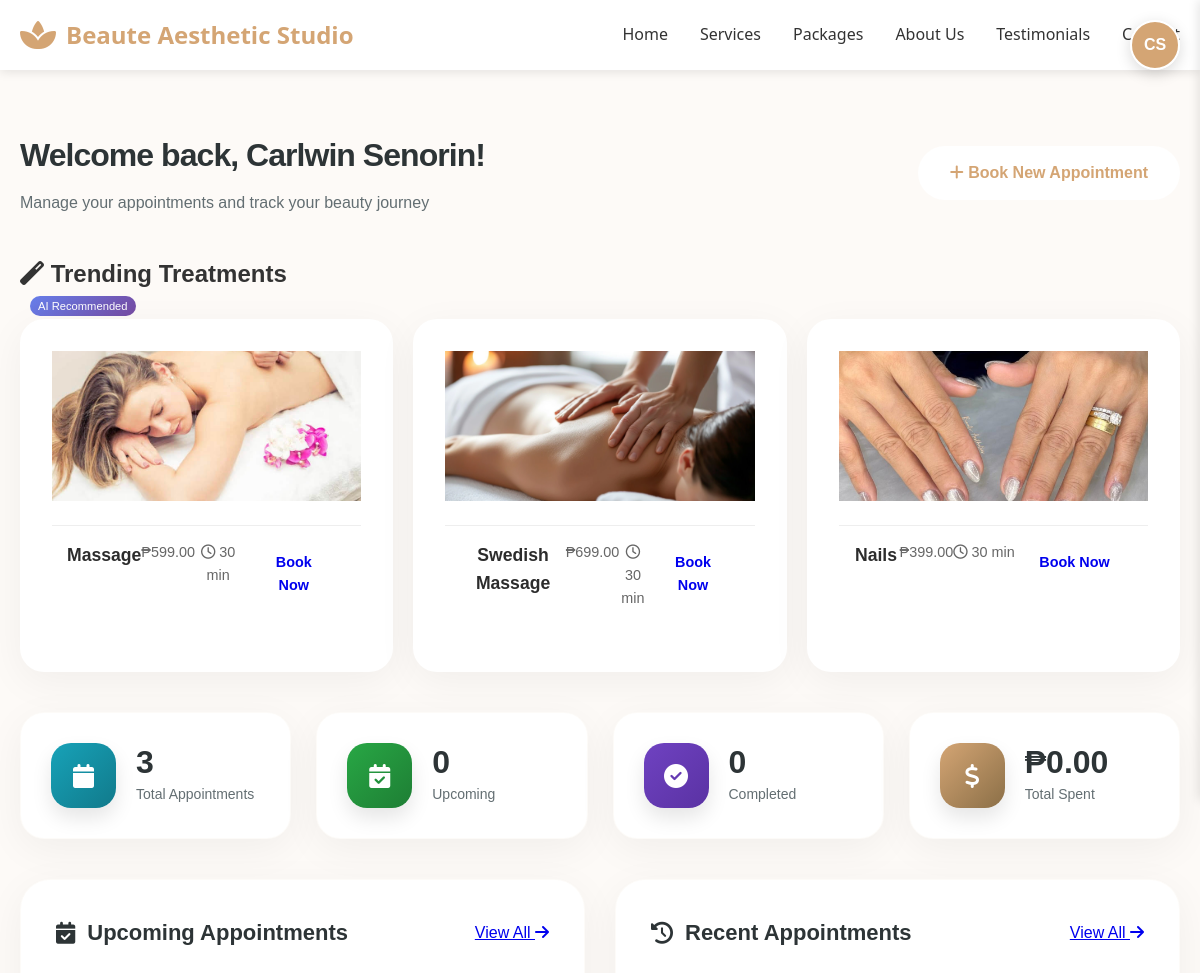
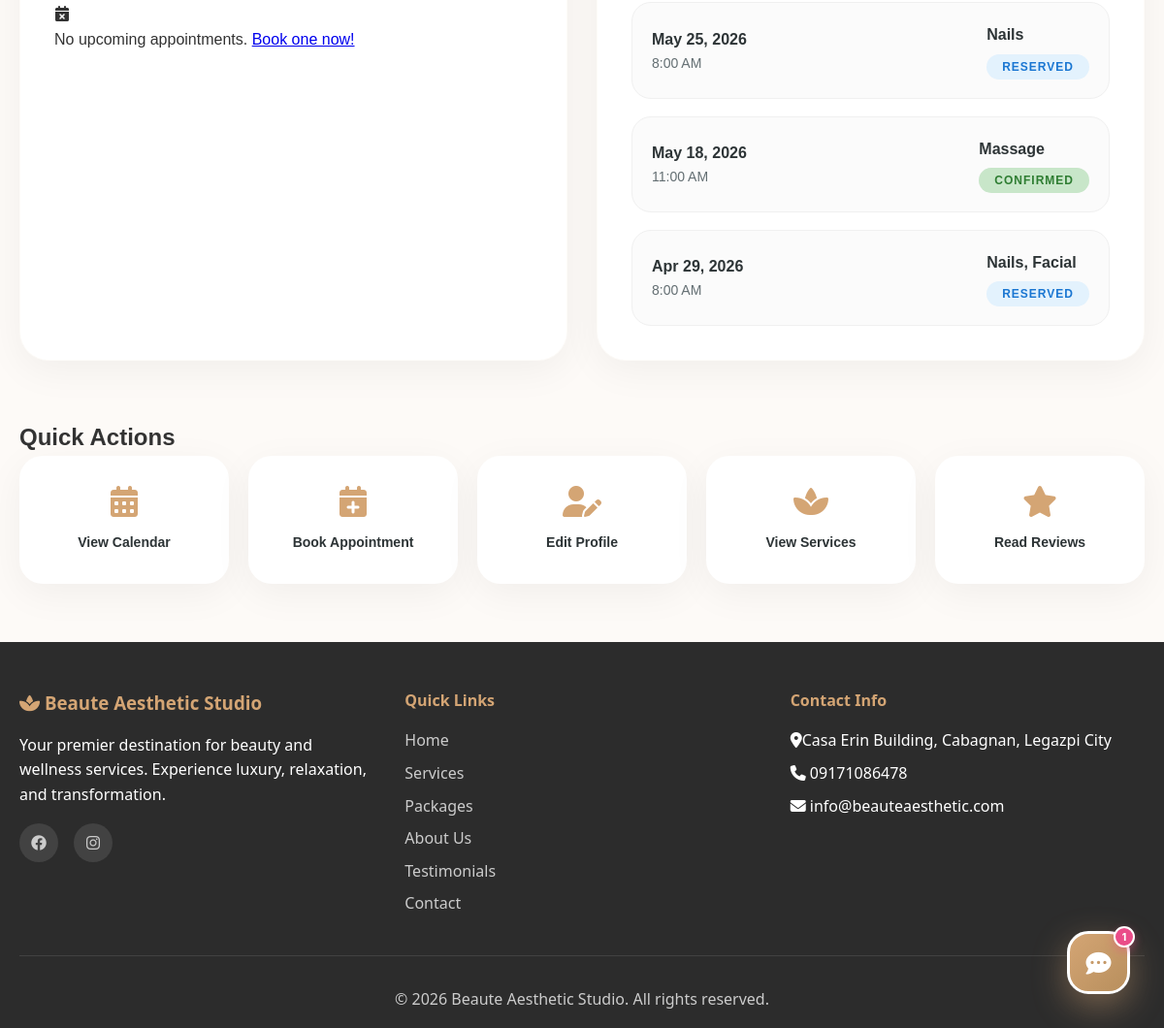
The page /dashboard.php (signed in) on the database its author committed (2 pictures, top to bottom).
### tables this page shows
CREATE TABLE `services` (
  `id` int(11) NOT NULL,
  `name` varchar(255) NOT NULL,
  `category` enum('nails','eyebrows','lashes','wax','massages','facial','skin_slimming') NOT NULL,
  `description` text DEFAULT NULL,
  `duration` int(11) NOT NULL COMMENT 'Duration in minutes',
  `base_price` decimal(10,2) NOT NULL,
  `image_url` varchar(500) DEFAULT NULL,
  `status` enum('active','inactive') DEFAULT 'active',
  `created_at` timestamp NOT NULL DEFAULT current_timestamp(),
  `updated_at` timestamp NOT NULL DEFAULT current_timestamp() ON UPDATE current_timestamp()
);

CREATE TABLE `appointments` (
  `id` int(11) NOT NULL,
  `user_id` int(11) NOT NULL,
  `staff_id` int(11) DEFAULT NULL,
  `appointment_date` date NOT NULL,
  `appointment_time` time NOT NULL,
  `checked_in_at` timestamp NULL DEFAULT NULL,
  `end_time` time NOT NULL,
  `services` longtext NOT NULL COMMENT 'Array of service IDs' CHECK (json_valid(`services`)),
  `pax` int(11) DEFAULT 1,
  `client_details` longtext DEFAULT NULL CHECK (json_valid(`client_details`)),
  `total_price` decimal(10,2) NOT NULL,
  `discount_applied` decimal(10,2) DEFAULT 0.00,
  `final_price` decimal(10,2) NOT NULL,
  `status` enum('pending','reserved','confirmed','completed','cancelled','no_show') DEFAULT 'pending',
  `payment_status` enum('pending','paid','refunded') DEFAULT 'pending',
  `payment_method` varchar(50) DEFAULT 'pay_on_arrival',
  `notes` text DEFAULT NULL,
  `reminder_sent` tinyint(1) DEFAULT 0,
  `created_at` timestamp NOT NULL DEFAULT current_timestamp(),
  `updated_at` timestamp NOT NULL DEFAULT current_timestamp() ON UPDATE current_timestamp(),
  `follow_up_sent` tinyint(1) DEFAULT 0,
  `deleted_at` timestamp NULL DEFAULT NULL,
  `deleted_by` int(11) DEFAULT NULL,
  `deletion_reason` text DEFAULT NULL
);

### config/functions.php (called while the page is built, shortened)
<?php
function formatPrice($price) {
    return '₱' . number_format($price, 2);
}
function formatDate($date) {
    return date('M d, Y', strtotime($date));
}
function formatTime($time) {
    return date('g:i A', strtotime($time));
}
function getAIRecommendations($user_id) {
    $conn = getDBConnection();
    $stmt = $conn->prepare("
        SELECT s.category, COUNT(*) as count
        FROM appointments a
        JOIN services s ON JSON_CONTAINS(a.services, CAST(s.id AS CHAR), '$')
        WHERE a.user_id = ? AND a.status = 'completed'
        GROUP BY s.category
        ORDER BY count DESC
        LIMIT 1
    ");
    $stmt->execute([$user_id]);
    $favorite = $stmt->fetch();
    $recommendations = [];
    $reason = "";
    if ($favorite) {
        $category = $favorite['category'];
        $reason = "Based on your love for " . ucfirst($category);
        $stmt = $conn->prepare("SELECT * FROM services WHERE category = ? AND status = 'active' ORDER BY base_price DESC LIMIT 3");
        $stmt->execute([$category]);
        $recommendations = $stmt->fetchAll();
    } else {
        $reason = "Trending Treatments";
        $stmt = $conn->query("SELECT * FROM services WHERE status = 'active' ORDER BY RAND() LIMIT 3");
        $recommendations = $stmt->fetchAll();
    }
    return ['services' => $recommendations, 'reason' => $reason];
}

### dashboard.php (the view, shortened to what this page needs)
<?php
require_once 'config/functions.php';
$conn = getDBConnection();
$user_id = $_SESSION['user_id'];
$stats = [
    'total_appointments' => 0,
    'upcoming_appointments' => 0,
    'completed_appointments' => 0,
    'total_spent' => 0
];
$stmt = $conn->prepare("SELECT COUNT(*) FROM appointments WHERE user_id = ? AND status NOT IN ('cancelled', 'no_show')");
$stmt->execute([$user_id]);
$stats['total_appointments'] = $stmt->fetchColumn();
$stmt = $conn->prepare("SELECT COUNT(*) FROM appointments
                        WHERE user_id = ?
                        AND appointment_date >= CURDATE()
                        AND status IN ('pending', 'confirmed', 'reserved')");
$stmt->execute([$user_id]);
$stats['upcoming_appointments'] = $stmt->fetchColumn();
$stmt = $conn->prepare("SELECT COUNT(*) FROM appointments
                        WHERE user_id = ?
                        AND status = 'completed'");
$stmt->execute([$user_id]);
$stats['completed_appointments'] = $stmt->fetchColumn();
$stmt = $conn->prepare("SELECT SUM(final_price) FROM appointments
                        WHERE user_id = ?
                        AND status = 'completed'");
$stmt->execute([$user_id]);
$stats['total_spent'] = $stmt->fetchColumn() ?: 0;
$stmt = $conn->prepare("SELECT a.*
                        FROM appointments a
                        WHERE a.user_id = ?
                        ORDER BY a.appointment_date DESC, a.appointment_time DESC
                        LIMIT 10");
$stmt->execute([$user_id]);
$appointments = $stmt->fetchAll();
$stmt = $conn->prepare("SELECT a.*
                        FROM appointments a
                        WHERE a.user_id = ?
                        AND a.appointment_date >= CURDATE()
                        AND a.status IN ('pending', 'confirmed', 'reserved')
                        ORDER BY a.appointment_date ASC, a.appointment_time ASC
                        LIMIT 5");
$stmt->execute([$user_id]);
$upcoming = $stmt->fetchAll();
?>
<!DOCTYPE html>
<html lang="en">
<head>
    <link rel="stylesheet" href="assets/css/style.css">
    <link rel="stylesheet" href="assets/css/dashboard.css">
    <link rel="stylesheet" href="https://cdnjs.cloudflare.com/ajax/libs/font-awesome/6.4.0/css/all.min.css">
</head>
<body>
    <?php include 'includes/header.php'; ?>
    <section class="dashboard-section">
        <div class="container">
            <div class="dashboard-header">
                <div>
                    <h1>Welcome back, <?php echo htmlspecialchars($_SESSION['user_name']); ?>!</h1>
                    <p class="dashboard-subtitle">Manage your appointments and track your beauty journey</p>
                </div>
                <a href="booking.php" class="btn btn-primary">
                    <i class="fas fa-plus"></i> Book New Appointment
                </a>
            </div>
            <?php
            $recommendations = getAIRecommendations($_SESSION['user_id']);
            if (!empty($recommendations['services'])):
            ?>
            <div class="dashboard-section-title">
                <h2><i class="fas fa-magic"></i> <?php echo $recommendations['reason']; ?></h2>
                <span class="badge-ai">AI Recommended</span>
            </div>
            <div class="recommendations-grid">
                <?php foreach ($recommendations['services'] as $service): ?>
                <div class="service-card recommendation-card">
                    <div class="service-image">
                        <img src="<?php echo $service['image_url'] ? $service['image_url'] : 'assets/images/placeholder.jpg'; ?>" alt="<?php echo htmlspecialchars($service['name']); ?>">
                    </div>
                    <div class="service-info">
                        <h3><?php echo htmlspecialchars($service['name']); ?></h3>
                        <p class="price-duration">
                            <span class="price"><?php echo formatPrice($service['base_price']); ?></span>
                            <span class="duration"><i class="far fa-clock"></i> <?php echo $service['duration']; ?> min</span>
                        </p>
                        <a href="booking.php?service=<?php echo $service['id']; ?>" class="btn btn-sm btn-outline-primary">Book Now</a>
                    </div>
                </div>
                <?php endforeach; ?>
            </div>
            <?php endif; ?>
            <div class="dashboard-stats">
                <div class="stat-card">
                    <div class="stat-icon stat-icon-total">
                        <i class="fas fa-calendar"></i>
                    </div>
                    <div class="stat-content">
                        <h3><?php echo number_format($stats['total_appointments']); ?></h3>
                        <p>Total Appointments</p>
                    </div>
                </div>
                <div class="stat-card">
                    <div class="stat-icon stat-icon-upcoming">
                        <i class="fas fa-calendar-check"></i>
                    </div>
                    <div class="stat-content">
                        <h3><?php echo number_format($stats['upcoming_appointments']); ?></h3>
                        <p>Upcoming</p>
                    </div>
                </div>
                <div class="stat-card">
                    <div class="stat-icon stat-icon-completed">
                        <i class="fas fa-check-circle"></i>
                    </div>
                    <div class="stat-content">
                        <h3><?php echo number_format($stats['completed_appointments']); ?></h3>
                        <p>Completed</p>
                    </div>
                </div>
                <div class="stat-card">
                    <div class="stat-icon stat-icon-spent">
                        <i class="fas fa-dollar-sign"></i>
                    </div>
                    <div class="stat-content">
                        <h3><?php echo formatPrice($stats['total_spent']); ?></h3>
                        <p>Total Spent</p>
                    </div>
                </div>
            </div>
            <div class="dashboard-grid">
                <div class="dashboard-card">
                    <div class="dashboard-card-header">
                        <h2><i class="fas fa-calendar-check"></i> Upcoming Appointments</h2>
                        <a href="profile.php" class="view-all-link">View All <i class="fas fa-arrow-right"></i></a>
                    </div>
                    <?php if (empty($upcoming)): ?>
                        <div class="empty-state">
                            <i class="fas fa-calendar-times"></i>
                            <p>No upcoming appointments. <a href="booking.php">Book one now!</a></p>
                        </div>
                    <?php endif; ?>
                </div>
                <div class="dashboard-card">
                    <div class="dashboard-card-header">
                        <h2><i class="fas fa-history"></i> Recent Appointments</h2>
                        <a href="profile.php" class="view-all-link">View All <i class="fas fa-arrow-right"></i></a>
                    </div>
                    <?php if (empty($appointments)): ?>
                        <div class="empty-state">
                            <i class="fas fa-inbox"></i>
                            <p>No appointments yet. Start your beauty journey today!</p>
                        </div>
                    <?php else: ?>
                        <div class="appointments-list">
                            <?php foreach (array_slice($appointments, 0, 5) as $apt): ?>
                                <div class="appointment-item">
                                    <div class="appointment-date">
                                        <strong><?php echo formatDate($apt['appointment_date']); ?></strong>
                                        <span><?php echo formatTime($apt['appointment_time']); ?></span>
                                    </div>
                                    <div class="appointment-details">
                                        <h4><?php echo htmlspecialchars($apt['service_names']); ?></h4>
                                        <span class="status-badge status-<?php echo htmlspecialchars($apt['status']); ?>">
                                            <?php echo ucfirst($apt['status']); ?>
                                        </span>
                                    </div>
                                </div>
                            <?php endforeach; ?>
                        </div>
                    <?php endif; ?>
                </div>
            </div>
            <div class="quick-actions">
                <h2>Quick Actions</h2>
                <div class="quick-actions-grid">
                    <a href="calendar.php" class="quick-action-card">
                        <i class="fas fa-calendar-alt"></i>
                        <span>View Calendar</span>
                    </a>
                    <a href="booking.php" class="quick-action-card">
                        <i class="fas fa-calendar-plus"></i>
                        <span>Book Appointment</span>
                    </a>
                    <a href="profile.php" class="quick-action-card">
                        <i class="fas fa-user-edit"></i>
                        <span>Edit Profile</span>
                    </a>
                    <a href="services.php" class="quick-action-card">
                        <i class="fas fa-spa"></i>
                        <span>View Services</span>
                    </a>
                    <a href="index.php#testimonials" class="quick-action-card">
                        <i class="fas fa-star"></i>
                        <span>Read Reviews</span>
                    </a>
                </div>
            </div>
        </div>
    </section>
    <?php include 'includes/footer.php'; ?>
</body>
</html>

### rows shown on the page
services: image_url (picture), name "Massage", base_price "₱599.00", duration "30"
services: image_url (picture), name "Swedish Massage", base_price "₱699.00", duration "30"
services: image_url (picture), name "Nails", base_price "₱399.00", duration "30"
appointments: appointment_date "May 25, 2026", appointment_time "8:00 AM", service_names "Nails", status "RESERVED"
appointments: appointment_date "May 18, 2026", appointment_time "11:00 AM", service_names "Massage", status "CONFIRMED"
appointments: appointment_date "Apr 29, 2026", appointment_time "8:00 AM", service_names "Nails, Facial", status "RESERVED"

### other values the page prints
$initials ?: '<i class="fas fa-user"></i>' "CS"
$_SESSION['user_name'] "Carlwin Senorin"
$recommendations['reason'] "Trending Treatments"
$stats['total_appointments'] "3"
$stats['upcoming_appointments'] "0"
$stats['completed_appointments'] "0"
formatPrice($stats['total_spent']) "₱0.00"
